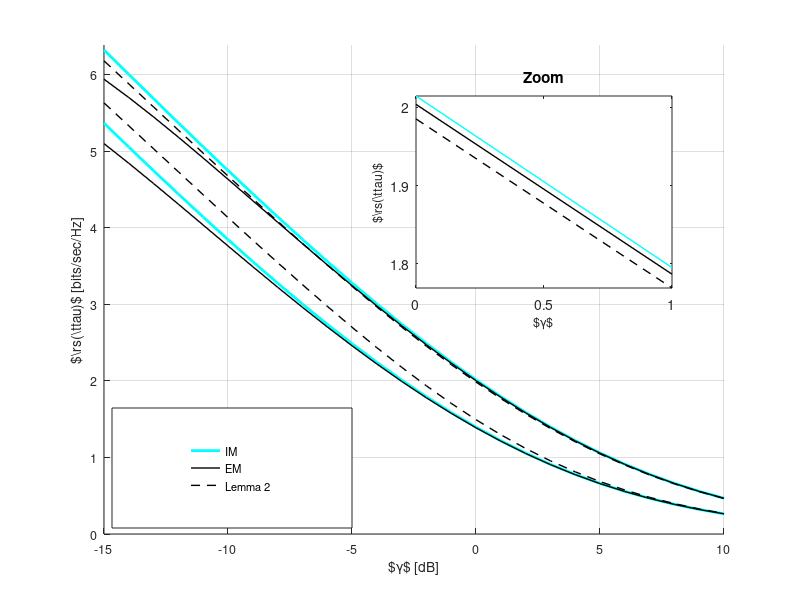

Source code (MATLAB): (Note: this script raises an error after producing the figure.)
%                                
%        Description: This m-file considers the variation of optimum throughput
%        determined from the Estimation-Throughput tradeoff for the fading channel.  
%        (When an outage constraint is established over the power received at PR)      
%
%        Clearly the regulated power is distributed according non central
%        chi-2 distribution. However to simplify the analysis we
%        approximate the non central distribution against the Gamma
%        distribution.
%        
%        The simulation is performed to show the following:
%        1) Analyse the optimum throughput vs received SNR
%
%        Created on: 04.08.15
%        Revision History: 04.08.15 --> File generated   
%  
%%%%%%%%%%%%%%%%%%%%%%%%%%%%%%%%%%%%%%%%%%%%%%%%%%%%%%%%%%%%%%%%%%%%%%%%%%%

clear all;
close all;
clc;

sim = 0;                                      % Enable( = 1) to perform simulation, theoretical analysis
th = 0;                                       % disable ( = 0) to plot curves, data is read from a file
                                              % Theoretical anaylsis is also included of simulation as
                                              % numerical integration is involved
%%%%%%%%%%%%%%%%%%%%%%%%%%%%%%%%%%%%%%%%%%%%%%%%%%%%%%%%%%%%%%%%%%%%%%%%%%%
%   Parameters
%%%%%%%%%%%%%%%%%%%%%%%%%%%%%%%%%%%%%%%%%%%%%%%%%%%%%%%%%%%%%%%%%%%%%%%%%%%
P_tran = -00;                                 % Power transmitted by PR, the SNR received at ST can be 
                                              % varried using this parameter
noise_power = -100;                           % noise power -100 dBm
I_T = -110;                                   % Interference temperature -80 dBm
f_s = 1e6;                                    % 1 MHz one band
K = 0.1 * f_s;                                % K = Total number of samples in a frame = T * f_s, T = 100 ms WRAN standard
alpha_true_p = [115:-1:90];                   % True Path loss between ST and PR  to achieve P_p = IT  
alpha_true_s = 080;                           % True Path loss between ST and SR  to achieve P_p = IT  
epsilon = [0.01 0.1];                         % Outage Probability constraint at PR

Exp_opt_R_th = zeros(length(epsilon),...
    length(alpha_true_p));                    % Optimum Expected throughput  
Opt_N_th = zeros(length(epsilon),...
    length(alpha_true_p));                    % Optimum Expected throughput  
Exp_opt_R_ga_th = zeros(length(epsilon),...
    length(alpha_true_p));                    % Optimum Expected throughput  
Opt_N_ga_th = zeros(length(epsilon),...
    length(alpha_true_p));                    % Optimum Expected throughput  
snr = 10^(P_tran/10) * 10.^(-alpha_true_p/10)...  % snr received at the PR
    / 10^(noise_power/10);
m_p = 1;                                      % Number of realizations of channel for the link ST-PR
m_s = 1;                                      % Number of realizations of channel for the link ST-SR 

    
%%%%%%%%%%%%%%%%%%%%%%%%%%%%%%%%%%%%%%%%%%%%%%%%%%%%%%%%%%%%%%%%%%%%%%%%%%%
%   Theoretical analysis
%%%%%%%%%%%%%%%%%%%%%%%%%%%%%%%%%%%%%%%%%%%%%%%%%%%%%%%%%%%%%%%%%%%%%%%%%%%
if th  
    %% Theoretical parameters
    N_th = [1:1:39,40:30:2980,3000:500:10000];  % N = Total of samples used for estimation = tau * f_s (ms)
    P_reg_th = zeros(1, length(N_th));          % Expected power regulated by ST
    Exp_R_th = zeros(1, length(N_th));          % Expected Throughput
    num_tp = 5000;                              % Number of test points
    P_reg_ga_th = zeros(1,length(N_th));        % Expected power regulated by ST (applying Gamma Approximation)
    Exp_R_ga_th = zeros(1,length(N_th));        % Expected throughput (applying Gamma Approximation) 
    
    for i = 1:length(epsilon)
       disp(strcat('epsilon = ',num2str(epsilon(i))));             

       for j = 1:length(snr)
           disp(strcat('snr = ',num2str(10*log10(snr(j)))));      
           for k=1:length(N_th)       
               if 1 %% Method 2  -- Working But takes to long       
                   M = 1e3;
                   g_p = ones(1, M) .* random('gam',m_p, 1, 1, M);
                   P_rcvd_sim = zeros(1, M);
                   parfor l=1:M
                        % Estimate the received power P_reg with additive noise amplitude (zero mean and noise variance) 
                        samples = sqrt(g_p(l) * 10^((P_tran)/10) * 10^(-alpha_true_p(j)/10)) * ones(1, N_th(k)) + random('norm', 0, sqrt(10^(noise_power/10)), 1, N_th(k));
                        % Checkpoint 
                        % Here the samples must be Gaussian distributed with mean = 10^(P_reg/10), 
                        % examine by ploting the histogram, hist(samples, 100)
                        P_rcvd_sim(l) = mean(samples.^2);                      

                    end 
                    test_points = linspace(10^(noise_power/10) * (1 + m_p * snr(j)), max(P_rcvd_sim), num_tp);
                    for l = num_tp:-1:1                      
                        func_prcvd = @(t) gammainc(test_points(l)./(10^(noise_power/10)/N_th(k)...
                            * (2 + 4 * t * snr(j))./(1 + t * snr(j))),...
                            N_th(k) * (1 + t * snr(j)).^2./(2 + 4 * t * snr(j))) .* exp(-t);
                        result = integral(func_prcvd, 0, 100);                
                        if result <= (1 - epsilon(i))
                            test_points(i);
                            P_reg_th(k) = 10^(I_T/10) * 10^(P_tran/10)/...
                                (test_points(l) - 10^(noise_power/10));                    
                            break;
                        end
                    end
                   %% Expected Rate
                   func_r_em = @(u) (K- N_th(k))/K * log2(1 + u * P_reg_th(k) * 10^(-alpha_true_s/10) /...
                        10^(noise_power/10)) .* exp(-u);
                    Exp_R_th(k) = integral(func_r_em, 0, 100);
                    %disp(strcat('Exp_R_th(k) = ',num2str(Exp_R_th(k)))); 
                    %disp(strcat('P_reg_th(k) = ',num2str(P_reg_th(k))));
               end

               if 1  %% Method 3 -- Approximating the first two moments of the distribution for Prcvd with 
                     %% the moments of Gamma distribution -- Not so Accurate for low SNR and for N > 1000

                    %% The mean and variance are determined from the moment generating function 
                    mean_nc = 10^(noise_power/10) * (1 + m_p * snr(j));
                    var_nc =  (10^(noise_power/10))^2/N_th(k) * (2 * + 4 * m_p *...
                        snr(j) + N_th(k) * m_s * (snr(j))^2);
                    % Parameters for Gamma distribution 
                    b = var_nc / mean_nc;
                    a = mean_nc / b;
                    P_reg_ga_th(k) = 10^(I_T/10) * 10^(P_tran/10) / (b * gammaincinv((1 - epsilon(i)),a) - 10^(noise_power/10));       

                    %% Expected Rate
                    func_r_em = @(u) (K- N_th(k))/K * log2(1 + u * P_reg_ga_th(k) * 10^(-alpha_true_s/10) /...
                        10^(noise_power/10)) .* exp(-u);
                    Exp_R_ga_th(k) = integral(func_r_em, 0, 100);
                    %disp(strcat('Exp_R_ga_th(k) = ',num2str(Exp_R_ga_th(k)))); 
                    %disp(strcat('P_reg_ga_th(k) = ',num2str(P_reg_ga_th(k))));
               end 
            end
            %%%%%%%%%%%%%%%%%%%%%%%%%%%%%%%%%%%%%%%%%%%%%%%%%%%%%%%%%%%%%%%%%%%%%%%%%%%
            %   Finding optimum estimation time
            %%%%%%%%%%%%%%%%%%%%%%%%%%%%%%%%%%%%%%%%%%%%%%%%%%%%%%%%%%%%%%%%%%%%%%%%%%%
            % Optimum throughput for the ideal model
            [Exp_opt_R_th(i,j) index] = max(Exp_R_th);
            Opt_N_th(i,j) = N_th(index);            
            [Exp_opt_R_ga_th(i,j) index] = max(Exp_R_ga_th);
            Opt_N_ga_th(i,j) = N_th(index);
            
            disp(strcat('Exp_R_th = ',num2str(Exp_opt_R_th(i,j)))); 
            disp(strcat('Opt_N_th = ',num2str(Opt_N_th(i,j))));
            disp(strcat('Exp_opt_R_ga_th = ',num2str(Exp_opt_R_ga_th(i,j)))); 
            disp(strcat('Opt_N_ga_th = ',num2str(Opt_N_ga_th(i,j))));
       end
   end

   save('results_opt_thr_vs_SNR_fading_e01_th.mat');
   quit;
end
%%%%%%%%%%%%%%%%%%%%%%%%%%%%%%%%%%%%%%%%%%%%%%%%%%%%%%%%%%%%%%%%%%%%%%%%%%%
%   Plot curves theoretical analysis
%%%%%%%%%%%%%%%%%%%%%%%%%%%%%%%%%%%%%%%%%%%%%%%%%%%%%%%%%%%%%%%%%%%%%%%%%%%
load('results_opt_thr_vs_SNR_fading_e01_th.mat');
SNR = 10*log10(snr);

%pbaspect([1 0.3 1]);
Fontsize = 9;
%% Ideal Model
if 0    %% Average constraint on the controlled power
    for i = 1:length(SNR)
        func_r_id = @(t,u) log2(1 + t * 10^(I_T/10) * 10^(P_tran/10) * 10^(-alpha_true_s/10)...
            ./ (u  * 10^(-alpha_true_p(i)/10) *  10^(noise_power/10))) .* exp(-t) .* exp(-u);
        Exp_R_id(i) = integral2(func_r_id, 0, 100, 0,100);
    end
end

if 1    %% Outage constraint on the contolled power
    Exp_R_id = zeros(length(epsilon), length(SNR));
    for i = 1:length(epsilon) 
        for j = 1:length(SNR)

               P_reg_id = 10^(I_T/10) / 10^(-alpha_true_p(j)/10) / log(1/(epsilon(i)));

                func_r_id = @(t) log2(1 + P_reg_id * t *  10^(-alpha_true_s/10)...
                    ./ (10^(noise_power/10))) .* exp(-t);
                Exp_R_id(i,j) = integral(func_r_id, 0, 100); 
        end
    end
    hold on,
    h1 = plot(SNR, Exp_R_id(1,:), 'c', 'LineWidth', 2);
    hold on,    
    plot(SNR, Exp_R_id(2,:), 'c', 'LineWidth', 2);    
end


h2 = plot(SNR, Exp_opt_R_th(1,:), 'k', 'LineWidth', 1);
SNR = round(10*log10(snr));
hold on,
h3 = plot(SNR, Exp_opt_R_ga_th(1,:), 'k--', 'LineWidth', 1);
hold on,
h4 = plot(SNR, Exp_opt_R_th(2,:), 'k', 'LineWidth', 1);
%hold on,
%h5 = plot(SNR, Exp_opt_R_th(3,:), 'k', 'LineWidth', 1);
hold on,
h6 = plot(SNR, Exp_opt_R_ga_th(2,:), 'k--', 'LineWidth', 1);
%hold on,
%h7 = plot(SNR, Exp_opt_R_ga_th(3,:), 'k--', 'LineWidth', 1);




grid on;
axis([min(SNR) max(SNR) 0 max(Exp_R_id(2,:)) * 1.01]);
ylabel('$\rs(\ttau)$ [bits/sec/Hz]','FontSize',Fontsize);
xlabel('$\gamma$ [dB]','FontSize',Fontsize);
hl = legend([h1 h2 h3],'IM', 'EM', 'Lemma 2');
%set(hl, 'position',[0.725 0.12 0.15 0.31]);
set(hl, 'position',[0.14 0.12 0.3 0.2]);
set(gca,'FontSize',Fontsize);

if 1
    %%%% Zommed Image %%%%%
    % create a new pair of axes inside current figure
    ax = axes('Position',[.52 .52 .32 .32]);
    box on; % put box around new pair of axes
    child_gca = get(gca,'Children');

    [value indexOfInterest] = find(SNR <= 1 & SNR >= 0);
    index = 2;
    plot(SNR(indexOfInterest), Exp_opt_R_th(index,indexOfInterest), 'k', 'LineWidth', 1); % plot on new axes
    hold on,
    plot(SNR(indexOfInterest), Exp_opt_R_ga_th(index,indexOfInterest), 'k--', 'LineWidth', 1); 
    hold on,
    plot(SNR(indexOfInterest), Exp_R_id(index,indexOfInterest), 'c', 'LineWidth', 1); 
    ylabel(gca, '$\rs(\ttau)$','FontSize',Fontsize);
    xlabel(gca, '$\gamma$','FontSize',Fontsize);
    set(ax, 'XTick', [0 0.5 1]);
    set(ax, 'YTick', [1.8 1.9 2.0]);
    axis(ax, [min(SNR(indexOfInterest)) max(SNR(indexOfInterest))...
        min(Exp_opt_R_ga_th(index,(indexOfInterest)))  max(Exp_R_id(index, indexOfInterest)) * 1]);
    title('Zoom');
end
laprint(1, '../figures/fig_opt_thr_vs_SNR_fading', 'options', 'factory', 'width', 8, 'scalefonts',...
    'on', 'factor',0.5, 'keepfontprops', 'on');

%%%%%%%%%%%%%%%%%%%%%%%%%%%%%%%%%%%%%%%%%%%%%%%%%%%%%%%%%%%%%%%%%%%%%%%%%%%
%   Optium estimatio time vs SNR
%%%%%%%%%%%%%%%%%%%%%%%%%%%%%%%%%%%%%%%%%%%%%%%%%%%%%%%%%%%%%%%%%%%%%%%%%%%
figure(2)
%load('results_opt_thr_vs_SNR_fading_th.mat');
points = [1:2:length(snr),26];
SNR = 10*log10(snr);
h2 = plot(SNR(points), Opt_N_th(1,(points)) * 1e-3, 'k', 'LineWidth', 1);
hold on,
h3 = plot(SNR(points), Opt_N_ga_th(1,points) * 1e-3, 'k--', 'LineWidth', 1);
hold on,
h4 = plot(SNR(points), Opt_N_th(2,points) * 1e-3 , 'k', 'LineWidth', 1);
hold on,
h5 = plot(SNR(points), Opt_N_ga_th(2,points) * 1e-3, 'k--', 'LineWidth', 1);
%hold on,
%h5 = plot(SNR, Opt_N_th(3,:) * 1e-3, 'k', 'LineWidth', 1);
grid on;
axis([min(SNR) max(SNR) 0  max(Opt_N_th(1,(points))) * 1e-3]);
ylabel('$\ttau$ [ms]','FontSize',Fontsize);
xlabel('$\gamma$ [dB]','FontSize',Fontsize);
hl = legend([h1 h2 h3],'IM', 'EM', 'Lemma');
%set(hl, 'position',[0.725 0.12 0.15 0.31]);
set(hl, 'position',[0.68 0.71 0.22 0.2]);
set(gca,'FontSize',Fontsize);
laprint(2, '../figures/fig_opt_est_time_vs_SNR_fading', 'options', 'factory', 'width', 8, 'scalefonts',...
    'on', 'factor',0.5, 'keepfontprops', 'on');
